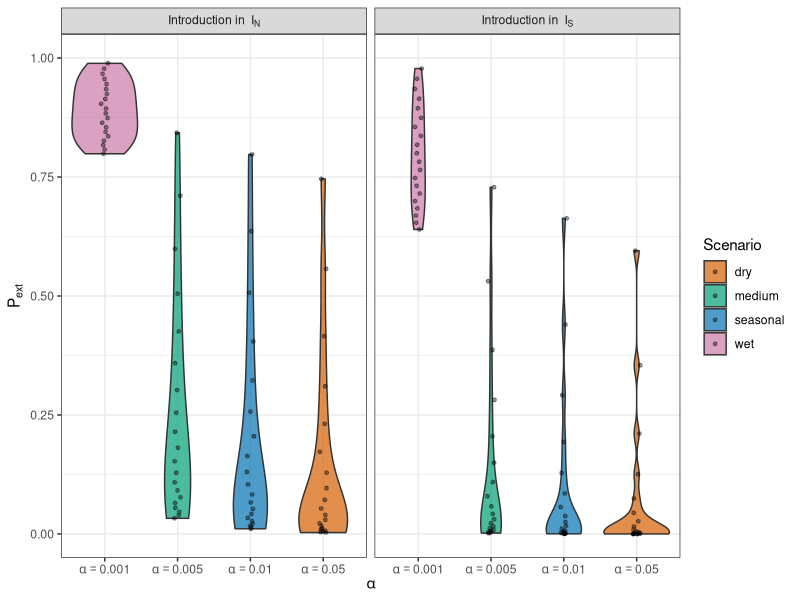

Write the R code that produced this figure.
## ============================================================
## Violin plots of extinction probability vs alpha
## P_ext(alpha, IN0, IS0) = (u1_star(alpha))^IN0 * (u2_star(alpha))^IS0
## Two seeding scenarios: seed in IN only, seed in IS only
## ============================================================

rm(list = ls())

library(dplyr)
library(ggplot2)

## --- Parameters (your values) -------------------------------
Lambda  <- 10        # recruitment
mu      <- 0.005     # natural death
beta1   <- 0.00005   # transmission from IN
beta2   <- 0.0001    # transmission from IS
gamma1  <- 0.1       # recovery IN
gamma2  <- 0.1       # recovery IS
d1      <- 0.01      # disease death IN
d2      <- 0.01      # disease death IS

nu1 <- gamma1 + mu + d1
nu2 <- gamma2 + mu + d2

## --- Choose alpha values (those you used: 0.01, 0.255, 0.5) --
alpha_vals <- c(0.001, 0.005, 0.01, 0.05)

## --- R0(alpha) for the autonomous model ---------------------
R0_alpha <- function(alpha) {
  Lambda/(alpha + mu) * ( beta1/nu1 + alpha*beta2/(mu*nu2) )
}

## --- DFE for constant alpha (autonomous model) --------------
S_DFE <- function(alpha) {
  S1_0 <- Lambda / (alpha + mu)
  S2_0 <- alpha * Lambda / (mu * (alpha + mu))
  c(S1_0 = S1_0, S2_0 = S2_0)
}

## --- Branching PGF map f(u) for given alpha -----------------
## u = (u1, u2)
f_map <- function(u, alpha) {
  S  <- S_DFE(alpha)
  S1_0 <- S["S1_0"]; S2_0 <- S["S2_0"]
  
  u1 <- u[1]; u2 <- u[2]
  
  denom1 <- nu1 + beta1 * (S1_0 + S2_0)
  denom2 <- nu2 + beta2 * (S1_0 + S2_0)
  
  f1 <- (beta1 * S1_0 * u1^2 + beta1 * S2_0 * u1 * u2 + nu1) / denom1
  f2 <- (beta2 * S2_0 * u2^2 + beta2 * S1_0 * u1 * u2 + nu2) / denom2
  
  # clamp to [0,1] to avoid tiny numeric excursions
  f1 <- min(max(f1, 0), 1)
  f2 <- min(max(f2, 0), 1)
  
  c(f1, f2)
}

## --- Compute u* for a given alpha (fixed point of f) --------
compute_u_star <- function(alpha, tol = 1e-8, max_iter = 2000) {
  R0 <- R0_alpha(alpha)
  if (R0 <= 1) return(c(1, 1))  # sure extinction
  
  u <- c(0, 0)
  for (k in 1:max_iter) {
    u_new <- f_map(u, alpha)
    
    if (any(is.na(u_new))) {
      # sécurité : si ça explose numériquement, on retourne extinction certaine
      return(c(1, 1))
    }
    
    if (max(abs(u_new - u)) < tol) {
      u <- u_new
      break
    }
    u <- u_new
  }
  u
}

## --- Precompute u*(alpha) WITHOUT rowwise/list complications --
u_mat <- sapply(alpha_vals, compute_u_star)  # matrix 2 x length(alpha_vals)

u_star_tbl <- tibble(
  alpha       = alpha_vals,
  u1          = u_mat[1, ],
  u2          = u_mat[2, ],
  R0          = R0_alpha(alpha_vals),
  alpha_label = paste0("alpha = ", alpha_vals)
)

print(u_star_tbl)
# tu dois maintenant voir u1 ET u2 non-NA, ~ (0.79, 0.66), etc.

## --- Range of initial infected ------------------------------
IN0_max <- 20
IS0_max <- 20

## 1) Seed in IN only: IN0 = 1..20, IS0 = 0 --------------------
df_IN <- expand.grid(
  alpha = alpha_vals,
  IN0   = 1:IN0_max   # >= 1
) %>%
  left_join(u_star_tbl, by = "alpha") %>%
  mutate(
    IS0  = 0,
    Pext = (u1^IN0) * (u2^IS0),
    seed = "IN"
    )

## 2) Seed in IS only: IS0 = 1..20, IN0 = 0 --------------------
df_IS <- expand.grid(
  alpha = alpha_vals,
  IS0   = 1:IS0_max
) %>%
  left_join(u_star_tbl, by = "alpha") %>%
  mutate(
    IN0  = 0,
    Pext = (u1^IN0) * (u2^IS0),
    seed = "IS"
  )

## Combine both scenarios --------------------------------------
df_all <- bind_rows(df_IN, df_IS) %>%
  mutate(
    seed = factor(seed, levels = c("IN","IS")),
   # seed = factor(seed, levels = c("Seed in IN", "Seed in IS")),
    # map alpha -> stress scenario, to reuse same colours as before
    scenario = case_when(
      alpha == 0.001 ~ "wet",
      alpha == 0.005 ~ "medium",
      alpha == 0.01  ~ "seasonal",
      alpha == 0.05  ~ "dry",
      TRUE           ~ "other"
    ),
    scenario = factor(scenario, levels = c("dry", "medium", "seasonal", "wet"))
  )

seed_labels <- c(
  IN = "'Introduction in '~I[N]",
  IS = "'Introduction in '~I[S]"
)

## --- Violin plot with colour by stress scenario --------------
p_violin <- ggplot(
  df_all,
  aes(x = factor(alpha), y = Pext, fill = scenario)
) +
  geom_violin(colour = "grey20", alpha = 0.7) +
  geom_jitter(width = 0.05, height = 0, alpha = 0.4, size = 1) +
  facet_wrap(~ seed) +
  scale_y_continuous(limits = c(0, 1)) +
  # labels de l’axe x en maths : alpha == 0.01, etc.
  scale_x_discrete(
    labels = function(x) parse(text = paste0("alpha==", x))
  ) +
  # même palette que pour tes autres figures (à adapter si besoin)
  scale_fill_manual(
    name   = "Scenario",
    values = c(
      "dry"      = "#D55E00",   # rouge/orange
      "medium"   = "#009E73",   # vert
      "seasonal" = "#0072B2",   # bleu
      "wet"      = "#CC79A7"    # violet
    )
  ) +
  labs(
    x = expression(alpha),
    y = expression(P[ext])
    # title = expression("Distribution of extinction probability" ~ P[ext] ~
    #                    " over initial conditions, for different " * alpha)
  ) +
  facet_wrap(
    ~ seed, 
    labeller = as_labeller(seed_labels, label_parsed)
  ) +
  theme_bw()

print(p_violin)

# ---------------- 7) Save figure ----------------
if (!dir.exists("fig")) dir.create("fig")
ggsave("fig/violin_P_ext.pdf", p_violin, width = 9, height = 4, dpi = 300)
